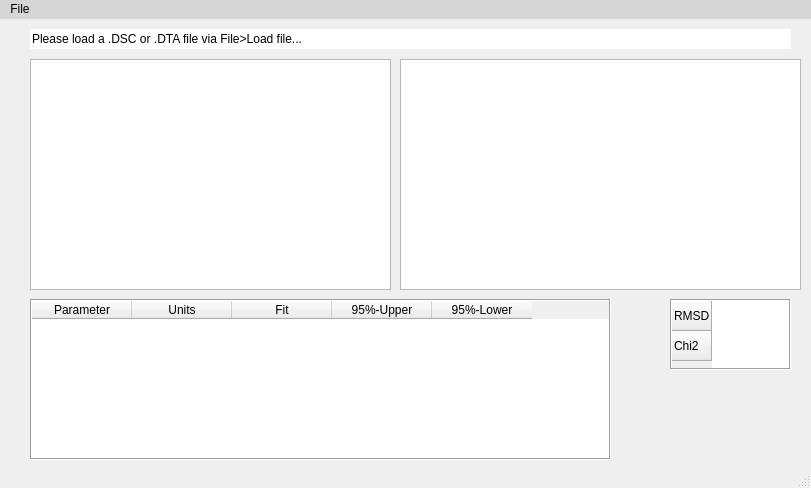
<?xml version="1.0" encoding="UTF-8"?>
<ui version="4.0">
 <class>MainWindow</class>
 <widget class="QMainWindow" name="MainWindow">
  <property name="geometry">
   <rect>
    <x>0</x>
    <y>0</y>
    <width>811</width>
    <height>488</height>
   </rect>
  </property>
  <property name="windowTitle">
   <string>MainWindow</string>
  </property>
  <property name="styleSheet">
   <string notr="true">background:'white'</string>
  </property>
  <widget class="QWidget" name="centralwidget">
   <widget class="PlotWidget" name="timeDomain">
    <property name="geometry">
     <rect>
      <x>30</x>
      <y>40</y>
      <width>361</width>
      <height>231</height>
     </rect>
    </property>
   </widget>
   <widget class="PlotWidget" name="distanceDomain">
    <property name="geometry">
     <rect>
      <x>400</x>
      <y>40</y>
      <width>401</width>
      <height>231</height>
     </rect>
    </property>
   </widget>
   <widget class="QTableWidget" name="GoodnessOfFitTable">
    <property name="geometry">
     <rect>
      <x>670</x>
      <y>280</y>
      <width>121</width>
      <height>71</height>
     </rect>
    </property>
    <property name="font">
     <font>
      <kerning>true</kerning>
     </font>
    </property>
    <property name="styleSheet">
     <string notr="true"/>
    </property>
    <property name="frameShape">
     <enum>QFrame::Box</enum>
    </property>
    <property name="editTriggers">
     <set>QAbstractItemView::NoEditTriggers</set>
    </property>
    <property name="showGrid">
     <bool>false</bool>
    </property>
    <property name="wordWrap">
     <bool>true</bool>
    </property>
    <property name="cornerButtonEnabled">
     <bool>false</bool>
    </property>
    <property name="columnCount">
     <number>1</number>
    </property>
    <attribute name="horizontalHeaderVisible">
     <bool>false</bool>
    </attribute>
    <attribute name="horizontalHeaderHighlightSections">
     <bool>true</bool>
    </attribute>
    <attribute name="verticalHeaderVisible">
     <bool>true</bool>
    </attribute>
    <row>
     <property name="text">
      <string>RMSD</string>
     </property>
    </row>
    <row>
     <property name="text">
      <string>Chi2</string>
     </property>
    </row>
    <column>
     <property name="text">
      <string>Vexp</string>
     </property>
    </column>
   </widget>
   <widget class="QTableWidget" name="FitParamTable">
    <property name="geometry">
     <rect>
      <x>30</x>
      <y>280</y>
      <width>581</width>
      <height>161</height>
     </rect>
    </property>
    <property name="styleSheet">
     <string notr="true"/>
    </property>
    <property name="frameShape">
     <enum>QFrame::Box</enum>
    </property>
    <property name="sizeAdjustPolicy">
     <enum>QAbstractScrollArea::AdjustToContents</enum>
    </property>
    <property name="editTriggers">
     <set>QAbstractItemView::NoEditTriggers</set>
    </property>
    <property name="showGrid">
     <bool>false</bool>
    </property>
    <attribute name="horizontalHeaderVisible">
     <bool>true</bool>
    </attribute>
    <column>
     <property name="text">
      <string>Parameter</string>
     </property>
    </column>
    <column>
     <property name="text">
      <string>Units</string>
     </property>
    </column>
    <column>
     <property name="text">
      <string>Fit</string>
     </property>
    </column>
    <column>
     <property name="text">
      <string>95%-Upper</string>
     </property>
    </column>
    <column>
     <property name="text">
      <string>95%-Lower</string>
     </property>
    </column>
   </widget>
   <widget class="QLineEdit" name="statusBar">
    <property name="geometry">
     <rect>
      <x>30</x>
      <y>10</y>
      <width>761</width>
      <height>20</height>
     </rect>
    </property>
    <property name="text">
     <string>Please load a .DSC or .DTA file via File&gt;Load file...</string>
    </property>
    <property name="frame">
     <bool>false</bool>
    </property>
    <property name="readOnly">
     <bool>true</bool>
    </property>
   </widget>
  </widget>
  <widget class="QStatusBar" name="statusbar"/>
  <widget class="QMenuBar" name="menubar">
   <property name="geometry">
    <rect>
     <x>0</x>
     <y>0</y>
     <width>811</width>
     <height>20</height>
    </rect>
   </property>
   <property name="autoFillBackground">
    <bool>false</bool>
   </property>
   <property name="styleSheet">
    <string notr="true">background:rgb(214, 214, 214);
font-family: 'Lato', sans-serif;
selection-background-color: darkblue</string>
   </property>
   <widget class="QMenu" name="menuFile">
    <property name="title">
     <string>File</string>
    </property>
    <addaction name="actionLoad_file"/>
    <addaction name="actionExit"/>
   </widget>
   <addaction name="menuFile"/>
  </widget>
  <action name="actionLoad_file">
   <property name="text">
    <string>Load file...</string>
   </property>
  </action>
  <action name="actionExit">
   <property name="text">
    <string>Exit</string>
   </property>
  </action>
 </widget>
 <customwidgets>
  <customwidget>
   <class>PlotWidget</class>
   <extends>QGraphicsView</extends>
   <header>pyqtgraph</header>
  </customwidget>
 </customwidgets>
 <resources/>
 <connections/>
</ui>
